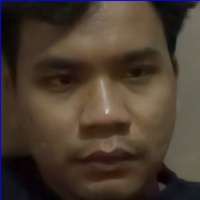
#> input picture day-05-face-detection/dataset/adit/1.jpg, 200 x 200 px, given in place of the camera
$ python capture_dataset.py
#> lines starting #> are read from the running program, lines starting #| are printed output that depends on the picture; after the words box and inside, x2 and y2 are one past the last pixel; in counts of white or black regions, pixels touching at a corner belong together
# capture_dataset.py
import cv2
import os

# --- 1. Inisialisasi detektor wajah ---
face_cascade = cv2.CascadeClassifier(cv2.data.haarcascades + 'haarcascade_frontalface_default.xml')

# --- 2. Input nama user (untuk folder dataset) ---
name = input("Masukkan nama Anda: ").lower()
#> the answer given: dataset/adit/1.jpg
dataset_path = f"./dataset/{name}"

# --- 3. Buat folder jika belum ada ---
if not os.path.exists(dataset_path):
    os.makedirs(dataset_path)
    print(f"[INFO] Folder dataset dibuat: {dataset_path}")

# --- 4. Buka webcam ---
cap = cv2.VideoCapture(0)
count = 0

print("[INFO] Tekan 'q' untuk keluar...")

while True:
    ret, frame = cap.read()
#> frame is the input picture: shape (200, 200, 3); mean B, G, R 48.7, 60.4, 74.2
    gray = cv2.cvtColor(frame, cv2.COLOR_BGR2GRAY)
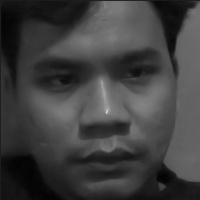
#> gray: shape (200, 200); min 2, max 219, mean 63.2

    # --- 5. Deteksi wajah ---
    faces = face_cascade.detectMultiScale(gray, 1.3, 5)
#> faces = [[18, 13, 169, 169]]

    for (x, y, w, h) in faces:
        # --- 6. Gambar kotak di wajah ---
        cv2.rectangle(frame, (x,y), (x+w,y+h), (255,0,0), 2)

        # --- 7. Potong dan simpan wajah ---
        face = frame[y:y+h, x:x+w]
        face = cv2.resize(face, (200, 200))
        file_name = f"{dataset_path}/{count}.jpg"
        cv2.imwrite(file_name, face)
        count += 1

        cv2.putText(frame, f"Captured: {count}", (x, y-10), cv2.FONT_HERSHEY_SIMPLEX, 0.7, (255,255,255), 2)
#> this loop made 1 pass
#> (x, y, w, h, file_name, count) on pass 1: (18, 13, 169, 169, './dataset/dataset/adit/1.jpg/0.jpg', 1)
#> pass 1, `face = frame[y:y+h, x:x+w]`:
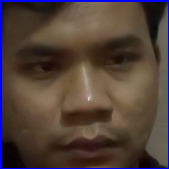
#> face: shape (169, 169, 3); mean B, G, R 57.1, 64.5, 80.7
#> after the loop:
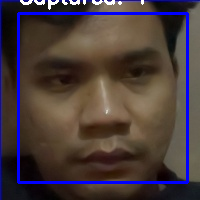
#> frame: shape (200, 200, 3); 5.82% of pixels changed, all inside (x1, y1, x2, y2) = (17, 0, 189, 184)
#> after the loop, count = 1

    cv2.imshow('Face Capture', frame)

    # --- 8. Hentikan dengan 'q' atau setelah 50 foto ---
    if cv2.waitKey(1) & 0xFF == ord('q') or count >= 50:
#> (key q is pressed here)
        break

cap.release()
cv2.destroyAllWindows()
print(f"[INFO] Dataset {name} selesai. Total gambar: {count}")
#| [INFO] Dataset dataset/adit/1.jpg selesai. Total gambar: 1
